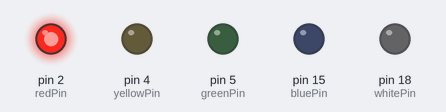
A sketch run on a simulated Arduino Uno, built with avr-gcc and run on an emulated ATmega328P. Shown: output pins drawn as LEDs (lit = HIGH).

Above: at 0.2 s.
At 1.0 s:
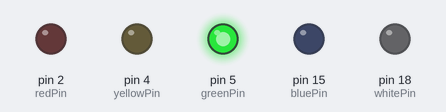
At 1.4 s:
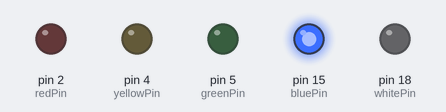
At 2.6 s:
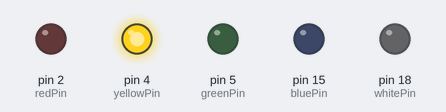
At 3.8 s:
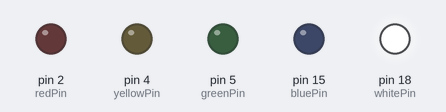
Timing chart, 0 to 4.6 s (numbered marks = the images above):
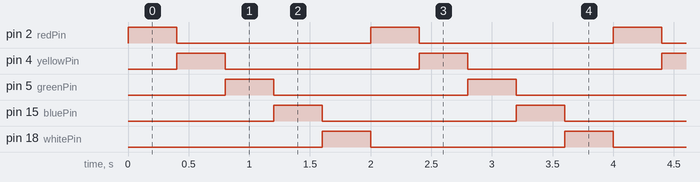

Measured:
- by itself, pin 2 (redPin), pin 4 (yellowPin), pin 5 (greenPin), pin 15 (bluePin), pin 18 (whitePin): alternates HIGH for 0.40 s and LOW for 1.6 s
- by itself, everything shown: repeats every 2.0 s, in 5 steps

The sketch:

MultiColorLEDsingledirection_copy_20250801160728.ino.ino
```cpp
const int redPin = 2;     // G2
const int yellowPin = 4;  // G4
const int greenPin = 5;   // G5
const int bluePin = 15;   // G15
const int whitePin = 18;  // G18

void setup() {
  pinMode(redPin, OUTPUT);
  pinMode(yellowPin, OUTPUT);
  pinMode(greenPin, OUTPUT);
  pinMode(bluePin, OUTPUT);
  pinMode(whitePin, OUTPUT);
}

void loop() {
  digitalWrite(redPin, HIGH);
  digitalWrite(yellowPin, LOW);
  digitalWrite(greenPin, LOW);
  digitalWrite(bluePin, LOW);
  digitalWrite(whitePin, LOW);
  delay(400);

  digitalWrite(redPin, LOW);
  digitalWrite(yellowPin, HIGH);
  digitalWrite(greenPin, LOW);
  digitalWrite(bluePin, LOW);
  digitalWrite(whitePin, LOW);
  delay(400);

  digitalWrite(redPin, LOW);
  digitalWrite(yellowPin, LOW);
  digitalWrite(greenPin, HIGH);
  digitalWrite(bluePin, LOW);
  digitalWrite(whitePin, LOW);
  delay(400);

  digitalWrite(redPin, LOW);
  digitalWrite(yellowPin, LOW);
  digitalWrite(greenPin, LOW);
  digitalWrite(bluePin, HIGH);
  digitalWrite(whitePin, LOW);
  delay(400);

  digitalWrite(redPin, LOW);
  digitalWrite(yellowPin, LOW);
  digitalWrite(greenPin, LOW);
  digitalWrite(bluePin, LOW);
  digitalWrite(whitePin, HIGH);
  delay(400);
}
```
